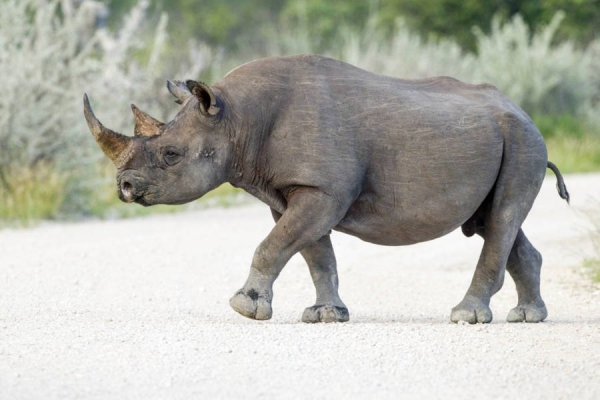
#> input picture Codes_for_Computer_Vision/lion.jpg, 600 x 400 px
$ python 5.py   (older library calls are emulated)
#> lines starting #> are read from the running program, lines starting #| are printed output that depends on the picture
import cv2

import numpy as np

import matplotlib.pyplot as plt

import math


origin_img = cv2.imread('lion.jpg', 0).astype(np.float32) # gray scale
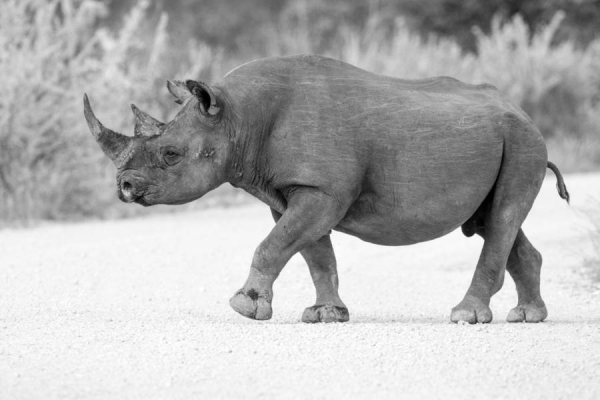
#> origin_img: shape (400, 600) float32; min 0, max 255, mean 177.6

origin_img = origin_img / 255


# Garbor filter form

kernel = cv2.getGaborKernel((21,21), 5, 1, 10, 1, 0, cv2.CV_32F)

kernel /= math.sqrt((kernel * kernel).sum())


filtered = cv2.filter2D(origin_img, -1, kernel)
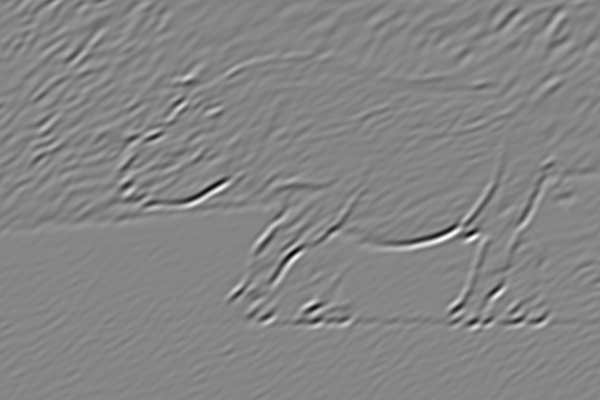
#> filtered: shape (400, 600) float32; min -1.65, max 1.54, mean 0.0192; drawn with min black and max white


plt.figure(figsize=(8,3))

plt.subplot(131)

plt.axis('off')

plt.title('origin_img')

plt.imshow(origin_img, cmap='gray')

plt.subplot(132)

plt.axis('off')

plt.imshow(kernel, cmap='gray')

plt.title('kernel')

plt.subplot(133)

plt.axis('off')

plt.title('filtered')

plt.imshow(filtered, cmap='gray')

plt.tight_layout()

plt.show()
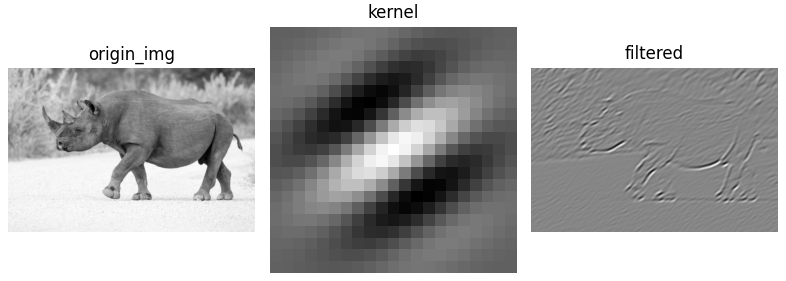
#> figure drawn by matplotlib, 3 panels

$ run again, with Codes_for_Computer_Vision/1.jpg copied over Codes_for_Computer_Vision/lion.jpg
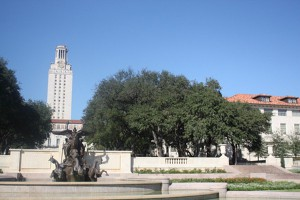
#> input picture Codes_for_Computer_Vision/1.jpg, 300 x 200 px
#> `filtered = cv2.filter2D(origin_img, -1, kernel)`:
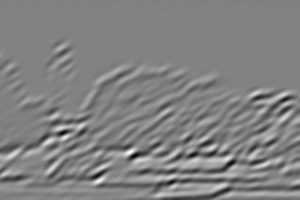
#> filtered: shape (200, 300) float32; min -1.45, max 1.42, mean 0.0142; drawn with min black and max white
#> `plt.show()`:
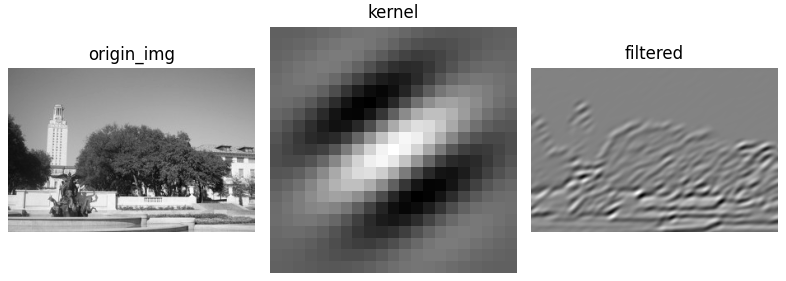
#> figure drawn by matplotlib, 3 panels

$ run again, with Codes_for_Computer_Vision/2.jpg copied over Codes_for_Computer_Vision/lion.jpg
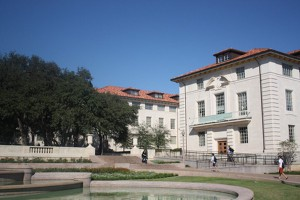
#> input picture Codes_for_Computer_Vision/2.jpg, 300 x 200 px
#> `filtered = cv2.filter2D(origin_img, -1, kernel)`:
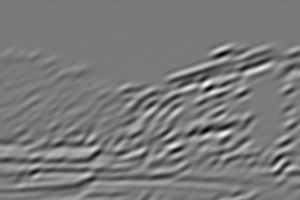
#> filtered: shape (200, 300) float32; min -1.33, max 1.46, mean 0.0127; drawn with min black and max white
#> `plt.show()`:
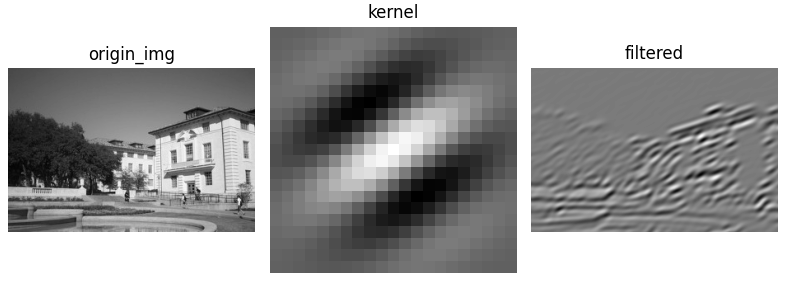
#> figure drawn by matplotlib, 3 panels

$ run again, with Codes_for_Computer_Vision/circles.jpg copied over Codes_for_Computer_Vision/lion.jpg
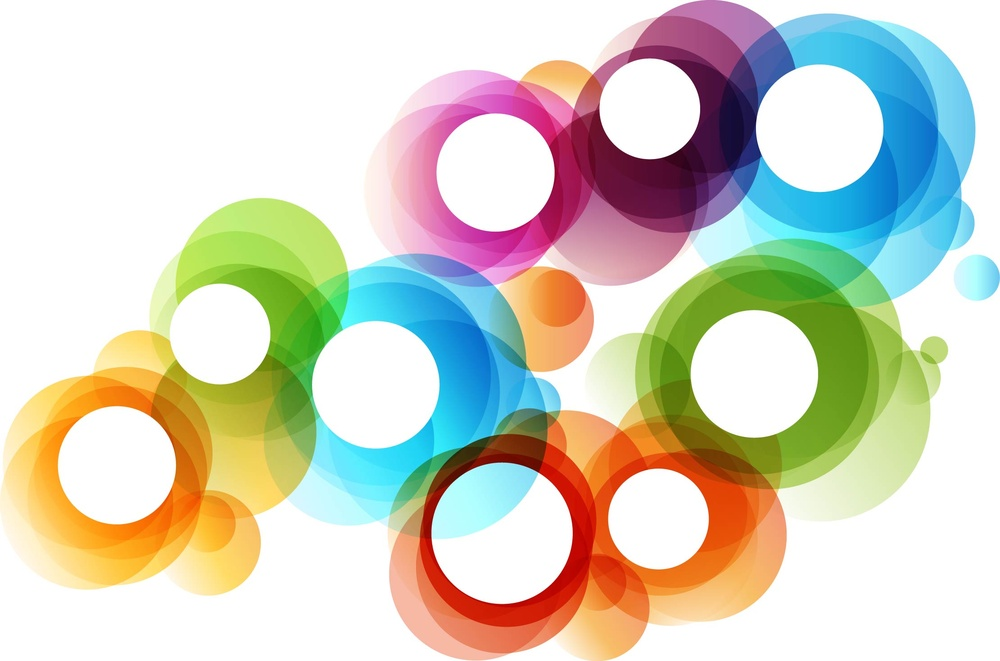
#> input picture Codes_for_Computer_Vision/circles.jpg, 1000 x 661 px, shrunk from 2221 x 1467 before the run
#> `filtered = cv2.filter2D(origin_img, -1, kernel)`:
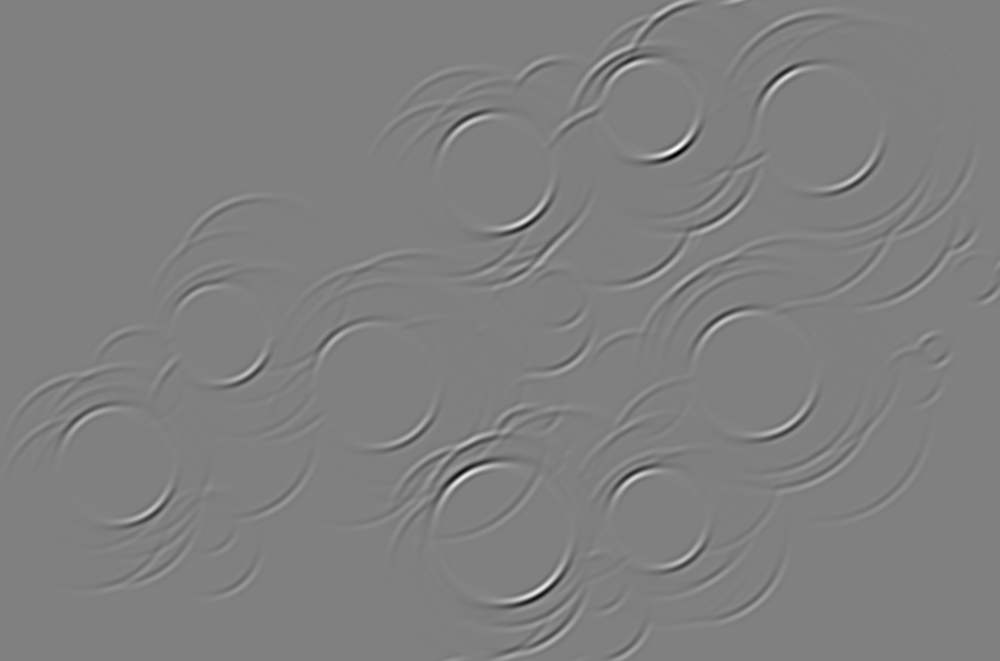
#> filtered: shape (661, 1000) float32; min -2.66, max 2.67, mean 0.0226; drawn with min black and max white
#> `plt.show()`:
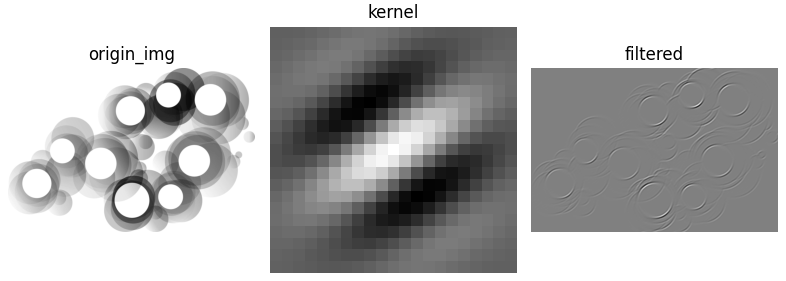
#> figure drawn by matplotlib, 3 panels
